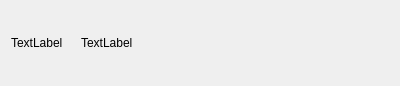
<?xml version="1.0" encoding="UTF-8"?>
<ui version="4.0">
 <class>NormalNotification</class>
 <widget class="QWidget" name="NormalNotification">
  <property name="geometry">
   <rect>
    <x>0</x>
    <y>0</y>
    <width>400</width>
    <height>82</height>
   </rect>
  </property>
  <property name="windowTitle">
   <string>Form</string>
  </property>
  <layout class="QHBoxLayout" name="horizontalLayout">
   <item>
    <widget class="QLabel" name="iconLabel">
     <property name="sizePolicy">
      <sizepolicy hsizetype="Fixed" vsizetype="Fixed">
       <horstretch>0</horstretch>
       <verstretch>0</verstretch>
      </sizepolicy>
     </property>
     <property name="minimumSize">
      <size>
       <width>64</width>
       <height>64</height>
      </size>
     </property>
     <property name="maximumSize">
      <size>
       <width>64</width>
       <height>64</height>
      </size>
     </property>
     <property name="text">
      <string>TextLabel</string>
     </property>
    </widget>
   </item>
   <item>
    <widget class="QLabel" name="summaryLabel">
     <property name="text">
      <string>TextLabel</string>
     </property>
    </widget>
   </item>
  </layout>
 </widget>
 <resources/>
 <connections/>
</ui>
